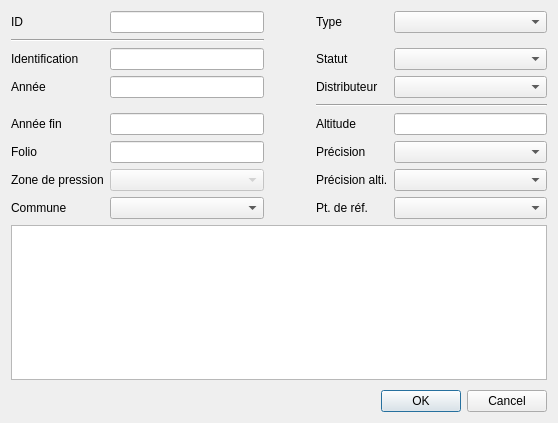
<?xml version="1.0" encoding="UTF-8"?>
<ui version="4.0">
 <class>Dialog</class>
 <widget class="QDialog" name="Dialog">
  <property name="geometry">
   <rect>
    <x>0</x>
    <y>0</y>
    <width>558</width>
    <height>423</height>
   </rect>
  </property>
  <property name="windowTitle">
   <string>Pièces</string>
  </property>
  <layout class="QGridLayout" name="gridLayout">
   <item row="17" column="0" colspan="5">
    <widget class="QPlainTextEdit" name="remark"/>
   </item>
   <item row="0" column="2">
    <spacer name="horizontalSpacer">
     <property name="orientation">
      <enum>Qt::Horizontal</enum>
     </property>
     <property name="sizeType">
      <enum>QSizePolicy::Preferred</enum>
     </property>
     <property name="sizeHint" stdset="0">
      <size>
       <width>40</width>
       <height>20</height>
      </size>
     </property>
    </spacer>
   </item>
   <item row="11" column="4">
    <widget class="QComboBox" name="fk_precision"/>
   </item>
   <item row="7" column="3" colspan="2">
    <widget class="Line" name="line_3">
     <property name="orientation">
      <enum>Qt::Horizontal</enum>
     </property>
    </widget>
   </item>
   <item row="10" column="3">
    <widget class="QLabel" name="label_11">
     <property name="text">
      <string>Altitude</string>
     </property>
    </widget>
   </item>
   <item row="12" column="4">
    <widget class="QComboBox" name="fk_precisionalti"/>
   </item>
   <item row="18" column="1">
    <spacer name="verticalSpacer">
     <property name="orientation">
      <enum>Qt::Vertical</enum>
     </property>
     <property name="sizeHint" stdset="0">
      <size>
       <width>20</width>
       <height>40</height>
      </size>
     </property>
    </spacer>
   </item>
   <item row="2" column="1">
    <widget class="QLineEdit" name="identification"/>
   </item>
   <item row="0" column="0">
    <widget class="QLabel" name="label">
     <property name="text">
      <string>ID</string>
     </property>
    </widget>
   </item>
   <item row="0" column="4">
    <widget class="QComboBox" name="fk_part_type"/>
   </item>
   <item row="1" column="0" colspan="2">
    <widget class="Line" name="line_2">
     <property name="orientation">
      <enum>Qt::Horizontal</enum>
     </property>
    </widget>
   </item>
   <item row="20" column="0" colspan="5">
    <widget class="QDialogButtonBox" name="buttonBox">
     <property name="orientation">
      <enum>Qt::Horizontal</enum>
     </property>
     <property name="standardButtons">
      <set>QDialogButtonBox::Cancel|QDialogButtonBox::Ok</set>
     </property>
    </widget>
   </item>
   <item row="12" column="3">
    <widget class="QLabel" name="label_4">
     <property name="text">
      <string>Précision alti.</string>
     </property>
    </widget>
   </item>
   <item row="2" column="3">
    <widget class="QLabel" name="label_3">
     <property name="text">
      <string>Statut</string>
     </property>
    </widget>
   </item>
   <item row="11" column="3">
    <widget class="QLabel" name="label_6">
     <property name="text">
      <string>Précision</string>
     </property>
    </widget>
   </item>
   <item row="10" column="4">
    <widget class="QLineEdit" name="altitude"/>
   </item>
   <item row="14" column="4">
    <widget class="QComboBox" name="fk_object_reference"/>
   </item>
   <item row="0" column="3">
    <widget class="QLabel" name="label_2">
     <property name="text">
      <string>Type</string>
     </property>
    </widget>
   </item>
   <item row="2" column="0">
    <widget class="QLabel" name="label_5">
     <property name="text">
      <string>Identification</string>
     </property>
    </widget>
   </item>
   <item row="0" column="1">
    <widget class="QLineEdit" name="id">
     <property name="enabled">
      <bool>true</bool>
     </property>
     <property name="readOnly">
      <bool>true</bool>
     </property>
    </widget>
   </item>
   <item row="14" column="3">
    <widget class="QLabel" name="label_7">
     <property name="text">
      <string>Pt. de réf.</string>
     </property>
    </widget>
   </item>
   <item row="5" column="4">
    <widget class="QComboBox" name="fk_distributor"/>
   </item>
   <item row="5" column="3">
    <widget class="QLabel" name="label_13">
     <property name="text">
      <string>Distributeur</string>
     </property>
    </widget>
   </item>
   <item row="2" column="4">
    <widget class="QComboBox" name="fk_status"/>
   </item>
   <item row="5" column="0">
    <widget class="QLabel" name="label_14">
     <property name="text">
      <string>Année</string>
     </property>
    </widget>
   </item>
   <item row="5" column="1">
    <widget class="QLineEdit" name="year"/>
   </item>
   <item row="10" column="0">
    <widget class="QLabel" name="label_15">
     <property name="text">
      <string>Année fin</string>
     </property>
    </widget>
   </item>
   <item row="10" column="1">
    <widget class="QLineEdit" name="year_end"/>
   </item>
   <item row="11" column="0">
    <widget class="QLabel" name="label_10">
     <property name="text">
      <string>Folio</string>
     </property>
    </widget>
   </item>
   <item row="11" column="1">
    <widget class="QLineEdit" name="_printmaps"/>
   </item>
   <item row="12" column="0">
    <widget class="QLabel" name="label_9">
     <property name="text">
      <string>Zone de pression</string>
     </property>
    </widget>
   </item>
   <item row="12" column="1">
    <widget class="QComboBox" name="fk_pressurezone">
         <property name="enabled">
          <bool>false</bool>
         </property>
    </widget>
   </item>
   <item row="14" column="0">
    <widget class="QLabel" name="label_8">
     <property name="text">
      <string>Commune</string>
     </property>
    </widget>
   </item>
   <item row="14" column="1">
    <widget class="QComboBox" name="fk_district"/>
   </item>
  </layout>
 </widget>
 <resources/>
 <connections>
  <connection>
   <sender>buttonBox</sender>
   <signal>accepted()</signal>
   <receiver>Dialog</receiver>
   <slot>accept()</slot>
   <hints>
    <hint type="sourcelabel">
     <x>248</x>
     <y>254</y>
    </hint>
    <hint type="destinationlabel">
     <x>157</x>
     <y>274</y>
    </hint>
   </hints>
  </connection>
  <connection>
   <sender>buttonBox</sender>
   <signal>rejected()</signal>
   <receiver>Dialog</receiver>
   <slot>reject()</slot>
   <hints>
    <hint type="sourcelabel">
     <x>316</x>
     <y>260</y>
    </hint>
    <hint type="destinationlabel">
     <x>286</x>
     <y>274</y>
    </hint>
   </hints>
  </connection>
 </connections>
</ui>
